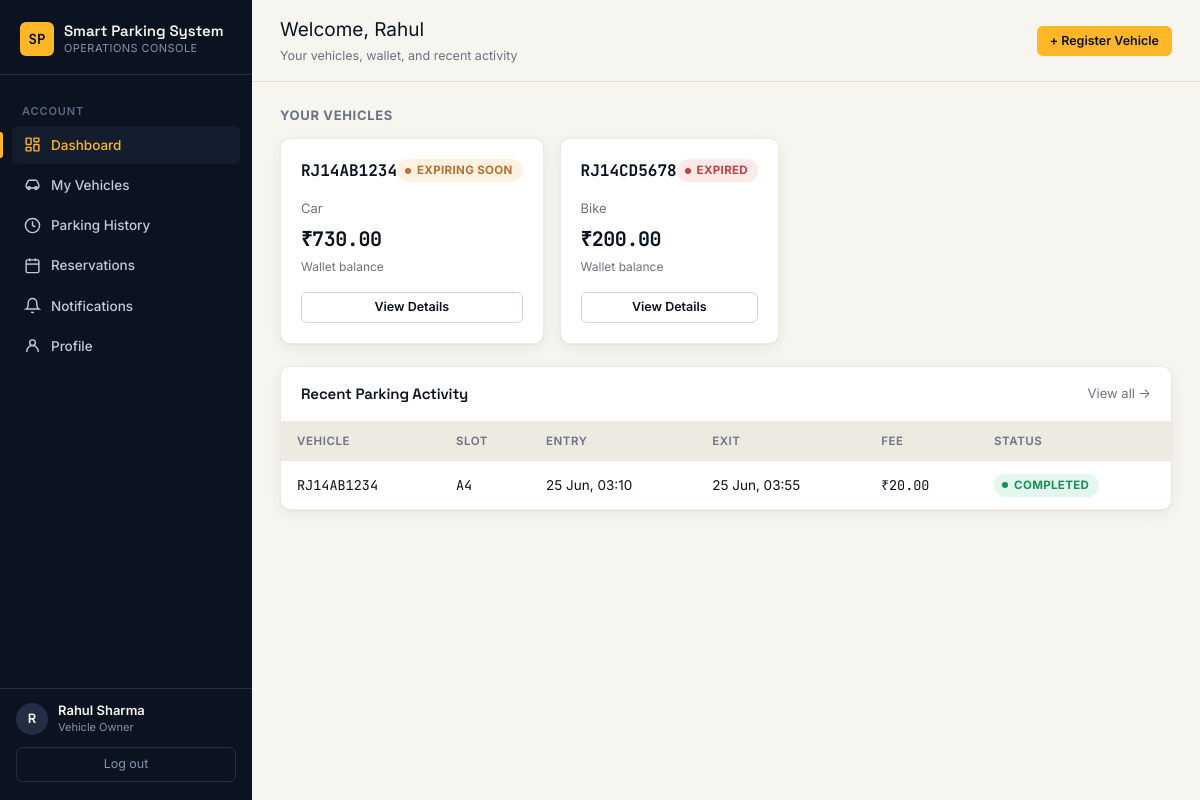
The page /user/dashboard (signed in) on the database its author committed.
### models/user.py (models this page shows, shortened)
class User(UserMixin, db.Model):
    __tablename__ = "users"
    id = db.Column(db.Integer, primary_key=True)
    full_name = db.Column(db.String(120), nullable=False)
    email = db.Column(db.String(150), unique=True, nullable=False, index=True)
    phone = db.Column(db.String(20), nullable=True)
    password_hash = db.Column(db.String(255), nullable=False)
    role = db.Column(db.String(20), nullable=False, default="user")  # 'admin' | 'user'
    is_active_account = db.Column(db.Boolean, default=True)
    created_at = db.Column(db.DateTime, default=datetime.utcnow)
    vehicles = db.relationship(
        "Vehicle", backref="owner", lazy=True, cascade="all, delete-orphan"
    )
    notifications = db.relationship(
        "Notification", backref="user", lazy=True, cascade="all, delete-orphan"
    )
    reservations = db.relationship(
        "Reservation", backref="user", lazy=True, cascade="all, delete-orphan"
    )
    @property
    def is_admin(self) -> bool:
        return self.role == "admin"

### models/vehicle.py (models this page shows, shortened)
class Vehicle(db.Model):
    __tablename__ = "vehicles"
    id = db.Column(db.Integer, primary_key=True)
    vehicle_number = db.Column(db.String(20), unique=True, nullable=False, index=True)
    owner_name = db.Column(db.String(120), nullable=False)
    vehicle_type = db.Column(db.String(30), nullable=False, default="Car")  # Car, Bike, Truck, Bus
    registration_date = db.Column(db.Date, nullable=False, default=date.today)
    insurance_expiry = db.Column(db.Date, nullable=False)
    puc_expiry = db.Column(db.Date, nullable=False)
    wallet_balance = db.Column(db.Float, nullable=False, default=500.0)
    user_id = db.Column(db.Integer, db.ForeignKey("users.id"), nullable=False)
    created_at = db.Column(db.DateTime, default=datetime.utcnow)
    parking_sessions = db.relationship(
        "ParkingSession", backref="vehicle", lazy=True, cascade="all, delete-orphan"
    )
    transactions = db.relationship(
        "Transaction", backref="vehicle", lazy=True, cascade="all, delete-orphan"
    )
    reservations = db.relationship(
        "Reservation", backref="vehicle", lazy=True, cascade="all, delete-orphan"
    )
    compliance_logs = db.relationship(
        "ComplianceLog", backref="vehicle", lazy=True, cascade="all, delete-orphan"
    )
    def _expiry_status(self, expiry_date: date, warning_days: int = 30) -> str:
        today = date.today()
        if expiry_date < today:
            return "Expired"
        if (expiry_date - today).days <= warning_days:
            return "Expiring Soon"
        return "Valid"
    def insurance_status(self, warning_days: int = 30) -> str:
        return self._expiry_status(self.insurance_expiry, warning_days)
    def puc_status(self, warning_days: int = 30) -> str:
        return self._expiry_status(self.puc_expiry, warning_days)
    def overall_compliance_status(self, warning_days: int = 30) -> str:
        statuses = {self.insurance_status(warning_days), self.puc_status(warning_days)}
        if "Expired" in statuses:
            return "Expired"
        if "Expiring Soon" in statuses:
            return "Expiring Soon"
        return "Valid"

### models/parking_session.py (models this page shows, shortened)
class ParkingSession(db.Model):
    __tablename__ = "parking_sessions"
    id = db.Column(db.Integer, primary_key=True)
    vehicle_id = db.Column(db.Integer, db.ForeignKey("vehicles.id"), nullable=False)
    slot_id = db.Column(db.Integer, db.ForeignKey("parking_slots.id"), nullable=False)
    entry_time = db.Column(db.DateTime, nullable=False, default=datetime.utcnow)
    exit_time = db.Column(db.DateTime, nullable=True)
    duration_minutes = db.Column(db.Integer, nullable=True)
    fee_charged = db.Column(db.Float, nullable=True)
    status = db.Column(db.String(20), nullable=False, default="Active")  # Active, Completed

### models/parking_slot.py (models this page shows, shortened)
class ParkingSlot(db.Model):
    __tablename__ = "parking_slots"
    id = db.Column(db.Integer, primary_key=True)
    slot_code = db.Column(db.String(10), unique=True, nullable=False, index=True)  # e.g. "A1"
    zone = db.Column(db.String(10), nullable=False)  # e.g. "A"
    status = db.Column(db.String(20), nullable=False, default=SLOT_STATUS_AVAILABLE)
    slot_type = db.Column(db.String(20), nullable=False, default="Car")  # Car, Bike, Truck
    parking_sessions = db.relationship("ParkingSession", backref="slot", lazy=True)
    reservations = db.relationship("Reservation", backref="slot", lazy=True)

### routes/user.py (the view)
@user_bp.route("/dashboard")
@login_required
def dashboard():
    vehicles = current_user.vehicles
    history = []
    for v in vehicles:
        history.extend(v.parking_sessions)
    history.sort(key=lambda s: s.entry_time, reverse=True)
    history = history[:5]
    unread_notifications = Notification.query.filter_by(
        user_id=current_user.id, is_read=False
    ).count()
    return render_template(
        "user/dashboard.html",
        vehicles=vehicles,
        recent_history=history,
        unread_notifications=unread_notifications,
    )

### templates/user/dashboard.html (shortened to what this page needs)
{% extends "base.html" %}
{% block page_title %}Welcome, {{ current_user.full_name.split(' ')[0] }}{% endblock %}
{% block page_sub %}<div class="topbar-sub">Your vehicles, wallet, and recent activity</div>{% endblock %}
{% block topbar_actions %}
  <a href="{{ url_for('user.add_vehicle') }}" class="btn btn-amber btn-sm">+ Register Vehicle</a>
{% endblock %}
{% block content %}
{% if vehicles %}
<div class="section-title">Your Vehicles</div>
<div class="stat-grid">
  {% for v in vehicles %}
  <div class="card card-pad">
    <div class="flex-between mb-16">
      <span class="plate" style="font-size:16px; font-weight:700;">{{ v.vehicle_number }}</span>
      {% set overall = v.overall_compliance_status() %}
      <span class="chip {{ 'chip-go' if overall == 'Valid' else 'chip-warn' if overall == 'Expiring Soon' else 'chip-stop' }}">{{ overall }}</span>
    </div>
    <div class="muted" style="font-size:13px; margin-bottom:6px;">{{ v.vehicle_type }}</div>
    <div class="stat-value mono" style="font-size:20px;">₹{{ "%.2f"|format(v.wallet_balance) }}</div>
    <div class="stat-foot mb-16">Wallet balance</div>
    <a href="{{ url_for('user.vehicle_detail', vehicle_id=v.id) }}" class="btn btn-outline btn-sm btn-block">View Details</a>
  </div>
  {% endfor %}
</div>
{% endif %}
<div class="card">
  <div class="card-head">
    <h3>Recent Parking Activity</h3>
    <a href="{{ url_for('user.parking_history') }}" class="muted" style="font-size:13px;">View all →</a>
  </div>
  <div class="table-wrap">
    <table class="data-table">
      <thead><tr><th>Vehicle</th><th>Slot</th><th>Entry</th><th>Exit</th><th>Fee</th><th>Status</th></tr></thead>
      <tbody>
        {% for s in recent_history %}
        <tr>
          <td class="plate">{{ s.vehicle.vehicle_number }}</td>
          <td class="slot-code">{{ s.slot.slot_code if s.slot else '—' }}</td>
          <td>{{ s.entry_time.strftime('%d %b, %H:%M') }}</td>
          <td>{{ s.exit_time.strftime('%d %b, %H:%M') if s.exit_time else '—' }}</td>
          <td class="mono">{{ '₹%.2f'|format(s.fee_charged) if s.fee_charged is not none else '—' }}</td>
          <td><span class="chip {{ 'chip-go' if s.status == 'Completed' else 'chip-warn' }}">{{ s.status }}</span></td>
        </tr>
        {% else %}
        <tr><td colspan="6"><div class="empty-state"><h3>No parking activity yet</h3></div></td></tr>
        {% endfor %}
      </tbody>
    </table>
  </div>
</div>
{% endblock %}

### templates/base.html (shortened to what this page needs)
<!DOCTYPE html>
<html lang="en">
<head>
  <link rel="stylesheet" href="{{ url_for('static', filename='css/style.css') }}">
</head>
<body>
  <div class="app-shell">
    <aside class="sidebar">
      <div class="sidebar-brand">
        <div class="brand-mark">SP</div>
        <div class="brand-text">{{ app_name }}<small>Operations Console</small></div>
      </div>
      <nav class="sidebar-nav">
        {% if current_user.is_authenticated and current_user.is_admin %}
          <div class="nav-section-label">Overview</div>
          <a href="{{ url_for('admin.dashboard') }}" class="nav-link {{ 'active' if request.endpoint == 'admin.dashboard' }}">
            <svg viewBox="0 0 24 24" fill="none" stroke="currentColor" stroke-width="2"><rect x="3" y="3" width="7" height="9" rx="1"/><rect x="14" y="3" width="7" height="5" rx="1"/><rect x="14" y="12" width="7" height="9" rx="1"/><rect x="3" y="16" width="7" height="5" rx="1"/></svg>
            Dashboard
          </a>
          <div class="nav-section-label">Operations</div>
          <a href="{{ url_for('ocr.upload') }}" class="nav-link {{ 'active' if request.endpoint == 'ocr.upload' }}">
            <svg viewBox="0 0 24 24" fill="none" stroke="currentColor" stroke-width="2"><path d="M23 19a2 2 0 0 1-2 2H3a2 2 0 0 1-2-2V8a2 2 0 0 1 2-2h4l2-3h6l2 3h4a2 2 0 0 1 2 2z"/><circle cx="12" cy="13" r="4"/></svg>
            Plate Recognition
          </a>
          <a href="{{ url_for('ocr.manual_entry') }}" class="nav-link {{ 'active' if request.endpoint == 'ocr.manual_entry' }}">
            <svg viewBox="0 0 24 24" fill="none" stroke="currentColor" stroke-width="2"><line x1="12" y1="5" x2="12" y2="19"/><line x1="5" y1="12" x2="19" y2="12"/></svg>
            Manual Entry
          </a>
          <a href="{{ url_for('ocr.manual_exit') }}" class="nav-link {{ 'active' if request.endpoint == 'ocr.manual_exit' }}">
            <svg viewBox="0 0 24 24" fill="none" stroke="currentColor" stroke-width="2"><path d="M9 21H5a2 2 0 0 1-2-2V5a2 2 0 0 1 2-2h4"/><polyline points="16 17 21 12 16 7"/><line x1="21" y1="12" x2="9" y2="12"/></svg>
            Manual Exit
          </a>
          <a href="{{ url_for('admin.manage_slots') }}" class="nav-link {{ 'active' if request.endpoint == 'admin.manage_slots' }}">
            <svg viewBox="0 0 24 24" fill="none" stroke="currentColor" stroke-width="2"><rect x="3" y="3" width="18" height="18" rx="2"/><line x1="9" y1="3" x2="9" y2="21"/><line x1="15" y1="3" x2="15" y2="21"/></svg>
            Parking Slots
          </a>
          <div class="nav-section-label">Records</div>
          <a href="{{ url_for('admin.manage_vehicles') }}" class="nav-link {{ 'active' if request.endpoint in ['admin.manage_vehicles','admin.vehicle_detail','admin.edit_vehicle'] }}">
            <svg viewBox="0 0 24 24" fill="none" stroke="currentColor" stroke-width="2"><path d="M5 17h14M5 17a2 2 0 0 1-2-2v-2a2 2 0 0 1 .4-1.2L5 8a3 3 0 0 1 3-2h8a3 3 0 0 1 3 2l1.6 3.8A2 2 0 0 1 21 13v2a2 2 0 0 1-2 2"/><circle cx="7" cy="17" r="2"/><circle cx="17" cy="17" r="2"/></svg>
            Vehicles
          </a>
          <a href="{{ url_for('admin.view_transactions') }}" class="nav-link {{ 'active' if request.endpoint == 'admin.view_transactions' }}">
            <svg viewBox="0 0 24 24" fill="none" stroke="currentColor" stroke-width="2"><line x1="12" y1="1" x2="12" y2="23"/><path d="M17 5H9.5a3.5 3.5 0 0 0 0 7h5a3.5 3.5 0 0 1 0 7H6"/></svg>
            Transactions
          </a>
          <a href="{{ url_for('admin.compliance_violations') }}" class="nav-link {{ 'active' if request.endpoint == 'admin.compliance_violations' }}">
            <svg viewBox="0 0 24 24" fill="none" stroke="currentColor" stroke-width="2"><path d="M10.29 3.86L1.82 18a2 2 0 0 0 1.71 3h16.94a2 2 0 0 0 1.71-3L13.71 3.86a2 2 0 0 0-3.42 0z"/><line x1="12" y1="9" x2="12" y2="13"/><line x1="12" y1="17" x2="12.01" y2="17"/></svg>
            Compliance
          </a>
          <a href="{{ url_for('admin.manage_users') }}" class="nav-link {{ 'active' if request.endpoint == 'admin.manage_users' }}">
            <svg viewBox="0 0 24 24" fill="none" stroke="currentColor" stroke-width="2"><path d="M17 21v-2a4 4 0 0 0-4-4H5a4 4 0 0 0-4 4v2"/><circle cx="9" cy="7" r="4"/><path d="M23 21v-2a4 4 0 0 0-3-3.87"/><path d="M16 3.13a4 4 0 0 1 0 7.75"/></svg>
            Users
          </a>
          <div class="nav-section-label">Insights</div>
          <a href="{{ url_for('admin.reports_home') }}" class="nav-link {{ 'active' if request.endpoint and request.endpoint.startswith('admin.reports') or request.endpoint == 'admin.generate_report' }}">
            <svg viewBox="0 0 24 24" fill="none" stroke="currentColor" stroke-width="2"><path d="M14 2H6a2 2 0 0 0-2 2v16a2 2 0 0 0 2 2h12a2 2 0 0 0 2-2V8z"/><polyline points="14 2 14 8 20 8"/><line x1="16" y1="13" x2="8" y2="13"/><line x1="16" y1="17" x2="8" y2="17"/></svg>
            Reports
          </a>
        {% elif current_user.is_authenticated %}
          <div class="nav-section-label">Account</div>
          <a href="{{ url_for('user.dashboard') }}" class="nav-link {{ 'active' if request.endpoint == 'user.dashboard' }}">
            <svg viewBox="0 0 24 24" fill="none" stroke="currentColor" stroke-width="2"><rect x="3" y="3" width="7" height="9" rx="1"/><rect x="14" y="3" width="7" height="5" rx="1"/><rect x="14" y="12" width="7" height="9" rx="1"/><rect x="3" y="16" width="7" height="5" rx="1"/></svg>
            Dashboard
          </a>
          <a href="{{ url_for('user.my_vehicles') }}" class="nav-link {{ 'active' if request.endpoint in ['user.my_vehicles','user.vehicle_detail','user.add_vehicle','user.edit_vehicle'] }}">
            <svg viewBox="0 0 24 24" fill="none" stroke="currentColor" stroke-width="2"><path d="M5 17h14M5 17a2 2 0 0 1-2-2v-2a2 2 0 0 1 .4-1.2L5 8a3 3 0 0 1 3-2h8a3 3 0 0 1 3 2l1.6 3.8A2 2 0 0 1 21 13v2a2 2 0 0 1-2 2"/><circle cx="7" cy="17" r="2"/><circle cx="17" cy="17" r="2"/></svg>
            My Vehicles
          </a>
          <a href="{{ url_for('user.parking_history') }}" class="nav-link {{ 'active' if request.endpoint == 'user.parking_history' }}">
            <svg viewBox="0 0 24 24" fill="none" stroke="currentColor" stroke-width="2"><circle cx="12" cy="12" r="10"/><polyline points="12 6 12 12 16 14"/></svg>
            Parking History
          </a>
          <a href="{{ url_for('user.reservations') }}" class="nav-link {{ 'active' if request.endpoint == 'user.reservations' }}">
            <svg viewBox="0 0 24 24" fill="none" stroke="currentColor" stroke-width="2"><rect x="3" y="4" width="18" height="18" rx="2"/><line x1="16" y1="2" x2="16" y2="6"/><line x1="8" y1="2" x2="8" y2="6"/><line x1="3" y1="10" x2="21" y2="10"/></svg>
            Reservations
          </a>
          <a href="{{ url_for('user.notifications') }}" class="nav-link {{ 'active' if request.endpoint == 'user.notifications' }}">
            <svg viewBox="0 0 24 24" fill="none" stroke="currentColor" stroke-width="2"><path d="M18 8A6 6 0 0 0 6 8c0 7-3 9-3 9h18s-3-2-3-9"/><path d="M13.73 21a2 2 0 0 1-3.46 0"/></svg>
            Notifications
          </a>
          <a href="{{ url_for('user.profile') }}" class="nav-link {{ 'active' if request.endpoint == 'user.profile' }}">
            <svg viewBox="0 0 24 24" fill="none" stroke="currentColor" stroke-width="2"><circle cx="12" cy="8" r="4"/><path d="M4 21v-1a8 8 0 0 1 16 0v1"/></svg>
            Profile
          </a>
        {% endif %}
      </nav>
      {% if current_user.is_authenticated %}
      <div class="sidebar-foot">
        <div class="sidebar-user">
          <div class="sidebar-user-avatar">{{ current_user.full_name[0]|upper }}</div>
          <div>
            <div class="sidebar-user-name">{{ current_user.full_name }}</div>
            <div class="sidebar-user-role">{{ 'Administrator' if current_user.is_admin else 'Vehicle Owner' }}</div>
          </div>
        </div>
        <a href="{{ url_for('auth.logout') }}" class="sidebar-logout">Log out</a>
      </div>
      {% endif %}
    </aside>
    <div class="main">
      <header class="topbar">
        <div class="flex-gap">
          <div>
            <div class="topbar-title">{% block page_title %}{% endblock %}</div>
            {% block page_sub %}{% endblock %}
          </div>
        </div>
        <div>{% block topbar_actions %}{% endblock %}</div>
      </header>
      <main class="content">
        {% block content %}{% endblock %}
      </main>
    </div>
  </div>
</body>
</html>

### rows shown on the page
User: full_name "R", full_name "Rahul Sharma", role "Vehicle Owner", full_name "Rahul"
Vehicle: vehicle_number "RJ14AB1234", overall "EXPIRING SOON", vehicle_type "Car", wallet_balance "730.00"
Vehicle: vehicle_number "RJ14CD5678", overall "EXPIRED", vehicle_type "Bike", wallet_balance "200.00"
ParkingSession: vehicle.vehicle_number "RJ14AB1234", slot "A4", entry_time "25 Jun, 03:10", exit_time "25 Jun, 03:55", fee_charged "₹20.00", status "COMPLETED"

### other values the page prints
{{ app_name }} "Smart Parking System"
